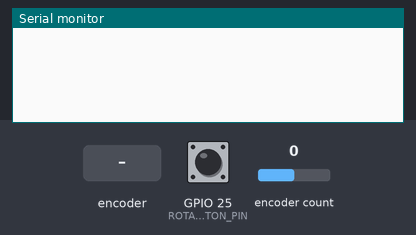
Bench run of a sketch on a simulated ESP32. Shown: the last lines printed to the serial monitor. Inputs (shaded band) come from the test bench; at power-on: encoder count 0, GPIO 25 (ROTARY_ENCODER_BUTTON_PIN) HIGH.

Above: at 1.2 s.
1.3 s: encoder count set to 1
At 2.0 s:
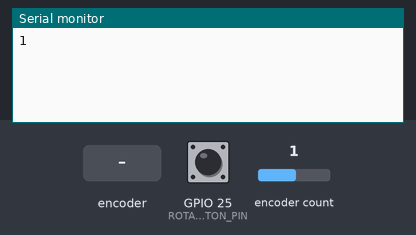
2.8 s: rotary encoder on GPIO 25 (ROTARY_ENCODER_BUTTON_PIN) / GPIO 21 (ROTARY_ENCODER_B_PIN) turned 1 step (first pin leading)
At 3.8 s:
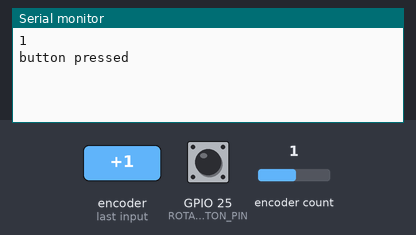
4.5 s: encoder count set to 2
At 5.7 s:
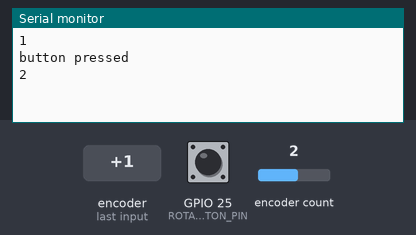

The sketch:

h292.ino
```cpp
#include "AiEsp32RotaryEncoder.h"

#if defined(ESP8266)
#define ROTARY_ENCODER_A_PIN D6
#define ROTARY_ENCODER_B_PIN D5
#define ROTARY_ENCODER_BUTTON_PIN D7
#else
#define ROTARY_ENCODER_A_PIN 32
#define ROTARY_ENCODER_B_PIN 21
#define ROTARY_ENCODER_BUTTON_PIN 25
#endif
#define ROTARY_ENCODER_STEPS 4
AiEsp32RotaryEncoder rotaryEncoder = AiEsp32RotaryEncoder(ROTARY_ENCODER_A_PIN, ROTARY_ENCODER_B_PIN, ROTARY_ENCODER_BUTTON_PIN, -1, ROTARY_ENCODER_STEPS);

void IRAM_ATTR readEncoderISR()
{
    rotaryEncoder.readEncoder_ISR();
}

void setup()
{
    // pinMode(ROTARY_ENCODER_A_PIN, INPUT_PULLUP);
    // pinMode(ROTARY_ENCODER_B_PIN, INPUT_PULLUP);
    Serial.begin(115200);
    rotaryEncoder.areEncoderPinsPulldownforEsp32=false;
    rotaryEncoder.begin();
    rotaryEncoder.setup(readEncoderISR);
    rotaryEncoder.setBoundaries(0, 1000, false); //minValue, maxValue, circleValues true|false (when max go to min and vice versa)
    rotaryEncoder.setAcceleration(250);
}

void loop()
{
    if (rotaryEncoder.encoderChanged())
    {
        Serial.println(rotaryEncoder.readEncoder());
    }
    if (rotaryEncoder.isEncoderButtonClicked())
    {
        Serial.println("button pressed");
    }
}
```

Measured:
- after the input at 1.3 s, the serial monitor: prints a new line at once (image 1)
- after the input at 2.8 s, the serial monitor: prints a new line after 0.05 s (image 2)
- after the input at 4.5 s, the serial monitor: prints a new line at once (image 3)
